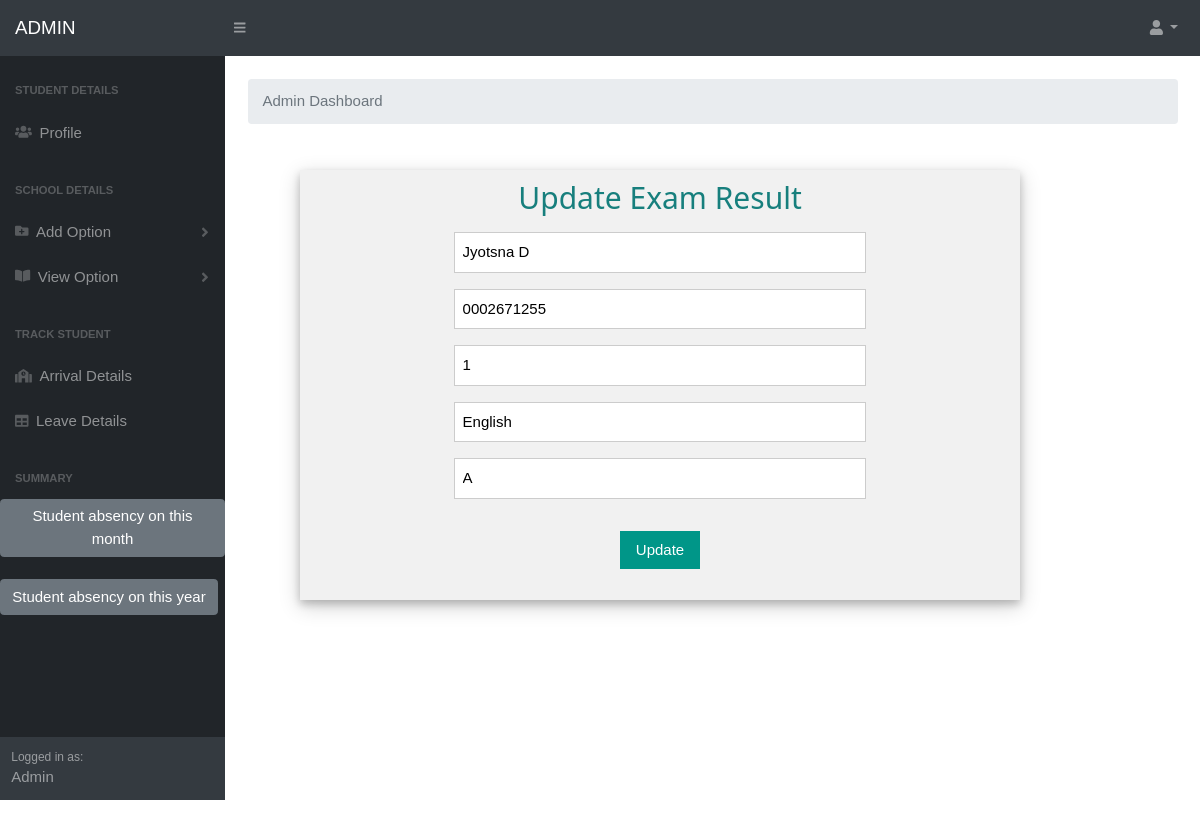
/updateexamresult.php?examid=1 (signed in), run on the app's committed database.
### tables this page shows
CREATE TABLE `examresult` (
  `sname` varchar(100) NOT NULL,
  `sid` varchar(100) NOT NULL,
  `examid` varchar(50) NOT NULL,  
  `subject` varchar(15) NOT NULL,
  `result` varchar(100) NOT NULL
 
);

### updateexamresult.php (the view, shortened to what this page needs)
<?php
include('connect.php');
 if(empty($_SESSION['aid']))
 {
	 echo "<script>window.location.href='adminlogin.php'</script>";
 }
 else
 {
    include('adminmenu.php');
    $examid=$_GET['examid'];
    $sel="select * from examresult where examid='$examid'";
	$res=$con->query($sel);
	$data=mysqli_fetch_array($res);
?>
      <link rel="stylesheet"href="styles.css" >
      <link rel="stylesheet" href="w.css">
      <link href="https://cdn.datatables.net/1.10.20/css/dataTables.bootstrap4.min.css" rel="stylesheet" />
<body>
<form method="post" id='myForm' novalidate="novalidate" enctype="multipart/form-data">
<center>
<br><br>
<table width='90%' border='0' align='center'>
<tr align='center'>
<td>
<div class="w3-container w3-card-4 w3-light-grey w3-text-black " style='width:60%; position:absolute; top: 170px; right:180px;'>
<h2 class="w3-center" style='color:#177F7D'>Update Exam Result</h2>
<div class="w3-row w3-section " style='width:60%;'>
    <div class="w3-rest">
      <input class="w3-input w3-border" name="sname" type="text" value="<?php echo $data['sname'] ?>" placeholder="Enter Student Name" required>
    </div>
</div>
<div class="w3-row w3-section " style='width:60%;'>
    <div class="w3-rest">
      <input class="w3-input w3-border" name="sid" type="text" value="<?php echo $data['sid'] ?>" placeholder="Enter Student ID" required>
    </div>
</div>
<div class="w3-row w3-section " style='width:60%;'>
    <div class="w3-rest">
      <input class="w3-input w3-border" name="examid" type="text" value="<?php echo $data['examid'] ?>" placeholder="Enter Exam ID" required>
    </div>
</div>
<div class="w3-row w3-section " style='width:60%;'>
    <div class="w3-rest">
      <input class="w3-input w3-border" name="subject" type="text" value="<?php echo $data['subject'] ?>" placeholder="Enter Subject" required>
    </div>
</div>
<div class="w3-row w3-section " style='width:60%;'>
    <div class="w3-rest">
      <input class="w3-input w3-border" name="result" type="text" value="<?php echo $data['result'] ?>" placeholder="Enter Result" required>
    </div>
</div>
<p class="w3-center">
<input type='submit' class="w3-button w3-section w3-teal w3-ripple" value='Update' name='update'>
</p>
</center>
</form>
</body>
</html>
<?php
 }
?>

### w.css (style rules this page uses)
html { box-sizing:border-box }
*,*:before,*:after { box-sizing:inherit }
html { -ms-text-size-adjust:100%;-webkit-text-size-adjust:100% }
body { margin:0 }
button,input,select,textarea { font:inherit;margin:0 }
button,input { overflow:visible }
button,html [type=button],[type=reset],[type=submit] { -webkit-appearance:button }
html,body { font-family:Verdana,sans-serif;font-size:15px;line-height:1.5 }
html { overflow-x:hidden }
h1,h2,h3,h4,h5,h6,.w3-slim,.w3-wide { font-family:"Segoe UI",Arial,sans-serif }
h2 { font-size:30px }
h1,h2,h3,h4,h5,h6 { font-weight:400;margin:10px 0 }
.w3-btn,.w3-btn-block,.w3-button { border:none;display:inline-block;outline:0;padding:6px 16px;vertical-align:middle;overflow:hidden;text-decoration:none!important;color:#fff;background-color:#000;text-align:center;cursor:pointer;white-space:nowrap }
.w3-button { color:#000;background-color:#f1f1f1;padding:8px 16px }
.w3-btn,.w3-btn-floating,.w3-btn-floating-large,.w3-closenav,.w3-opennav,.w3-btn-block,.w3-button { -webkit-touch-callout:none;-webkit-user-select:none;-khtml-user-select:none;-moz-user-select:none;-ms-user-select:none;user-select:none }
.w3-ripple { -webkit-transition:opacity 0s;transition:opacity 0s }
.w3-input { padding:8px;display:block;border:none;border-bottom:1px solid #808080;width:100% }
.w3-container:after,.w3-container:before,.w3-panel:after,.w3-panel:before,.w3-row:after,.w3-row:before,.w3-row-padding:after,.w3-row-padding:before,.w3-cell-row:before,.w3-cell-row:after, .w3-topnav:after,.w3-topnav:before,.w3-clear:after,.w3-clear:before,.w3-btn-group:before,.w3-btn-group:after,.w3-btn-bar:before,.w3-btn-bar:after,.w3-bar:before,.w3-bar:after { content:"";display:table;clear:both }
.w3-rest { overflow:hidden }
.w3-center { text-align:center!important }
.w3-border { border:1px solid #ccc!important }
.w3-section { margin-top:16px!important;margin-bottom:16px!important }
.w3-container { padding:0.01em 16px }
.w3-card-4,.w3-hover-shadow:hover { box-shadow:0 4px 8px 0 rgba(0,0,0,0.2),0 6px 20px 0 rgba(0,0,0,0.19)!important }
.w3-teal,.w3-hover-teal:hover { color:#fff!important;background-color:#009688!important }
.w3-light-grey,.w3-hover-light-grey:hover,.w3-light-gray,.w3-hover-light-gray:hover { color:#000!important;background-color:#f1f1f1!important }
.w3-text-black,.w3-hover-text-black:hover { color:#000!important }

### data on the page
examresult: sname "Jyotsna D", sid "0002671255", examid "1", subject "English", result "A"
